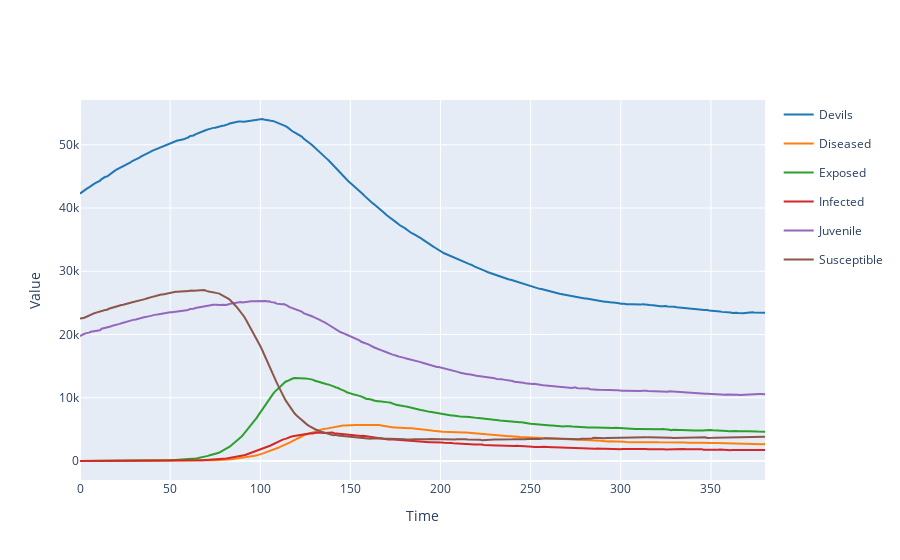

Notebook code for this chart:
### Code cell
results = model.run(solver=solver)
results.plotplotly()

### Figure 1 — Plotly figure (JSON) as saved in the notebook; plotly's stock layout.template omitted (floating-point values rounded to 4 significant figures; data arrays with more than 128 entries replaced by an {"elided": "..."} marker saying what was removed)
{"data": [{"legendgroup": "Devils", "line": {"color": "#1f77b4"}, "mode": "lines", "name": "Devils", "type": "scatter", "x": {"elided": "381 int values"}, "y": {"elided": "381 int values"}}, {"legendgroup": "Diseased", "line": {"color": "#ff7f0e"}, "mode": "lines", "name": "Diseased", "type": "scatter", "x": {"elided": "381 int values"}, "y": {"elided": "381 int values"}}, {"legendgroup": "Exposed", "line": {"color": "#2ca02c"}, "mode": "lines", "name": "Exposed", "type": "scatter", "x": {"elided": "381 int values"}, "y": {"elided": "381 int values"}}, {"legendgroup": "Infected", "line": {"color": "#d62728"}, "mode": "lines", "name": "Infected", "type": "scatter", "x": {"elided": "381 int values"}, "y": {"elided": "381 int values"}}, {"legendgroup": "Juvenile", "line": {"color": "#9467bd"}, "mode": "lines", "name": "Juvenile", "type": "scatter", "x": {"elided": "381 int values"}, "y": {"elided": "381 int values"}}, {"legendgroup": "Susceptible", "line": {"color": "#8c564b"}, "mode": "lines", "name": "Susceptible", "type": "scatter", "x": {"elided": "381 int values"}, "y": {"elided": "381 int values"}}], "layout": {"showlegend": true, "title": {"text": ""}, "xaxis": {"title": {"text": "Time"}}, "yaxis": {"title": {"text": "Value"}}}}
